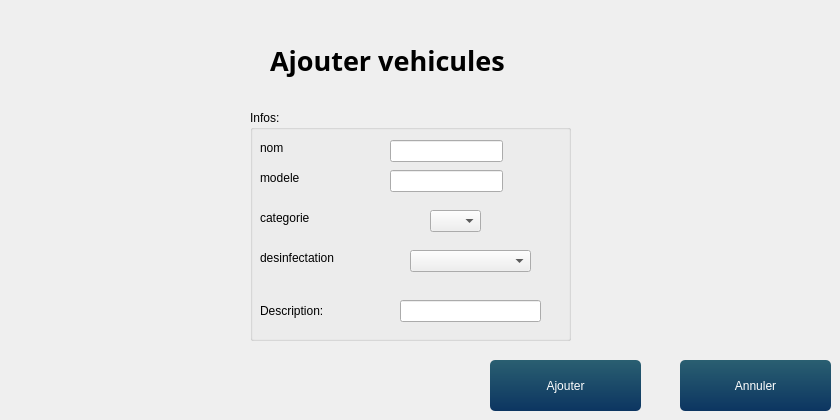
   <widget class="QWidget" name="page_4">
    <widget class="QLabel" name="label_5">
     <property name="geometry">
      <rect>
       <x>270</x>
       <y>40</y>
       <width>321</width>
       <height>41</height>
      </rect>
     </property>
     <property name="font">
      <font>
       <family>Script MT Bold</family>
       <pointsize>20</pointsize>
       <weight>75</weight>
       <bold>true</bold>
      </font>
     </property>
     <property name="text">
      <string>Ajouter vehicules</string>
     </property>
    </widget>
    <widget class="QPushButton" name="Add_veh">
     <property name="geometry">
      <rect>
       <x>490</x>
       <y>360</y>
       <width>151</width>
       <height>51</height>
      </rect>
     </property>
     <property name="styleSheet">
      <string notr="true">QPushButton{
	background-color: qlineargradient(spread:pad, x1:1, y1:0, x2:1, y2:1, stop:0 rgba(42, 95, 113, 255),stop:1 rgba(12, 53, 97, 255));
	color: #fff;
	border: 0px;
	border-radius: 5px;
	padding: 5px;
}

QPushButton::hover
{
	background-color: qlineargradient(spread:pad, x1:1, y1:0, x2:1, y2:1, stop:0 rgba(167, 214, 50, 255),stop:1 rgba(98, 169, 67, 255));
	color: #fff;

}
QPushButton::pressed
{
	background-color: qlineargradient(spread:pad, x1:1, y1:0, x2:1, y2:1, stop:0 rgba(147, 194, 30, 255),stop:1 rgba(78, 149, 47, 255));
	color: #fff;
	border: 0px;
	border-radius: 5px;
	padding: 5px;

}</string>
     </property>
     <property name="text">
      <string>Ajouter</string>
     </property>
    </widget>
    <widget class="QPushButton" name="Annulerveh">
     <property name="geometry">
      <rect>
       <x>680</x>
       <y>360</y>
       <width>151</width>
       <height>51</height>
      </rect>
     </property>
     <property name="styleSheet">
      <string notr="true">QPushButton{
	background-color: qlineargradient(spread:pad, x1:1, y1:0, x2:1, y2:1, stop:0 rgba(42, 95, 113, 255),stop:1 rgba(12, 53, 97, 255));
	color: #fff;
	border: 0px;
	border-radius: 5px;
	padding: 5px;
}

QPushButton::hover
{
	background-color: qlineargradient(spread:pad, x1:1, y1:0, x2:1, y2:1, stop:0 rgba(167, 214, 50, 255),stop:1 rgba(98, 169, 67, 255));
	color: #fff;

}
QPushButton::pressed
{
	background-color: qlineargradient(spread:pad, x1:1, y1:0, x2:1, y2:1, stop:0 rgba(147, 194, 30, 255),stop:1 rgba(78, 149, 47, 255));
	color: #fff;
	border: 0px;
	border-radius: 5px;
	padding: 5px;

}</string>
     </property>
     <property name="text">
      <string>Annuler</string>
     </property>
    </widget>
    <widget class="QLabel" name="label_9">
     <property name="geometry">
      <rect>
       <x>260</x>
       <y>300</y>
       <width>111</width>
       <height>21</height>
      </rect>
     </property>
     <property name="text">
      <string>Description:</string>
     </property>
    </widget>
    <widget class="QLineEdit" name="DESC">
     <property name="geometry">
      <rect>
       <x>400</x>
       <y>300</y>
       <width>141</width>
       <height>22</height>
      </rect>
     </property>
    </widget>
    <widget class="QGroupBox" name="groupBox_3">
     <property name="geometry">
      <rect>
       <x>250</x>
       <y>110</y>
       <width>321</width>
       <height>231</height>
      </rect>
     </property>
     <property name="title">
      <string>Infos:</string>
     </property>
     <widget class="QLabel" name="label">
      <property name="geometry">
       <rect>
        <x>10</x>
        <y>30</y>
        <width>55</width>
        <height>16</height>
       </rect>
      </property>
      <property name="text">
       <string>nom</string>
      </property>
     </widget>
     <widget class="QLabel" name="label_6">
      <property name="geometry">
       <rect>
        <x>10</x>
        <y>60</y>
        <width>55</width>
        <height>16</height>
       </rect>
      </property>
      <property name="text">
       <string>modele</string>
      </property>
     </widget>
     <widget class="QLabel" name="label_7">
      <property name="geometry">
       <rect>
        <x>10</x>
        <y>100</y>
        <width>55</width>
        <height>16</height>
       </rect>
      </property>
      <property name="text">
       <string>categorie</string>
      </property>
     </widget>
     <widget class="QLabel" name="label_8">
      <property name="geometry">
       <rect>
        <x>10</x>
        <y>140</y>
        <width>91</width>
        <height>16</height>
       </rect>
      </property>
      <property name="text">
       <string>desinfectation</string>
      </property>
     </widget>
     <widget class="QLineEdit" name="nom">
      <property name="geometry">
       <rect>
        <x>140</x>
        <y>30</y>
        <width>113</width>
        <height>22</height>
       </rect>
      </property>
     </widget>
     <widget class="QLineEdit" name="modeleveh">
      <property name="geometry">
       <rect>
        <x>140</x>
        <y>60</y>
        <width>113</width>
        <height>22</height>
       </rect>
      </property>
     </widget>
     <widget class="QComboBox" name="categorie">
      <property name="geometry">
       <rect>
        <x>180</x>
        <y>100</y>
        <width>51</width>
        <height>22</height>
       </rect>
      </property>
     </widget>
     <widget class="QComboBox" name="desinfectation">
      <property name="geometry">
       <rect>
        <x>160</x>
        <y>140</y>
        <width>121</width>
        <height>22</height>
       </rect>
      </property>
     </widget>
    </widget>
    <zorder>groupBox_3</zorder>
    <zorder>label_5</zorder>
    <zorder>Add_veh</zorder>
    <zorder>Annulerveh</zorder>
    <zorder>label_9</zorder>
    <zorder>DESC</zorder>
   </widget>
